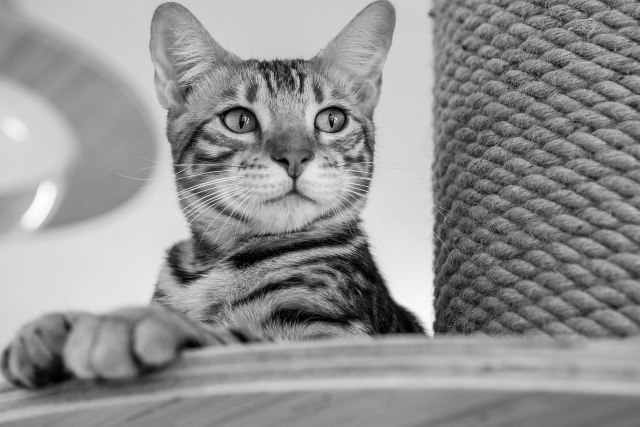
#> input picture python/jobsheet4/src/kucingHitamPutih.jpg, 1280 x 853 px, found by its file name (shown at 1/2 size)
$ python 4.7bingkai2.py
#> lines starting #> are read from the running program, lines starting #| are printed output that depends on the picture; after the words box and inside, x2 and y2 are one past the last pixel; in counts of white or black regions, pixels touching at a corner belong together
import cv2

citra = cv2.imread(r"C:\Raiya Yusuf Priatmojo\Praktik Penginderaan Visual Robot\python\jobsheet4\src\kucingHitamPutih.jpg")
#> citra is the input picture: shape (853, 1280, 3); min 0, max 255, mean 145.5
scale_percent = 50
width = int(citra.shape[1] * scale_percent / 100)
#> width = 640
height = int(citra.shape[0] * scale_percent / 100)
#> height = 426
citra = cv2.resize(citra, (width, height), interpolation=cv2.INTER_AREA)
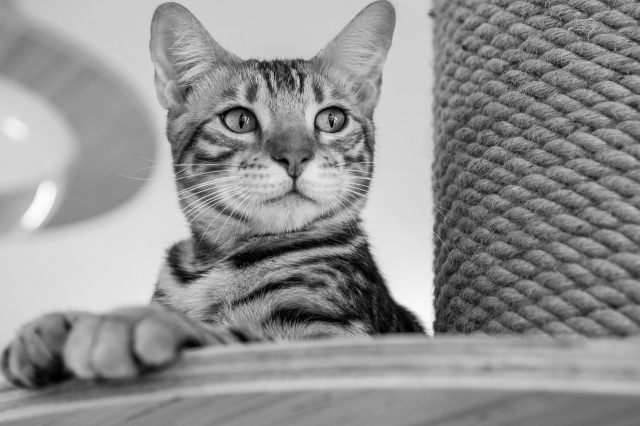
#> citra: shape (426, 640, 3); min 0, max 253, mean 145.5

hasil = citra.copy()

TEBAL = 20
HITAM = [0, 0, 0]

jumBaris = hasil.shape[0]
#> jumBaris = 426
jumKolom = hasil.shape[1]
#> jumKolom = 640

for baris in range(TEBAL):
    for kolom in range(jumKolom):
        hasil[baris, kolom] = HITAM
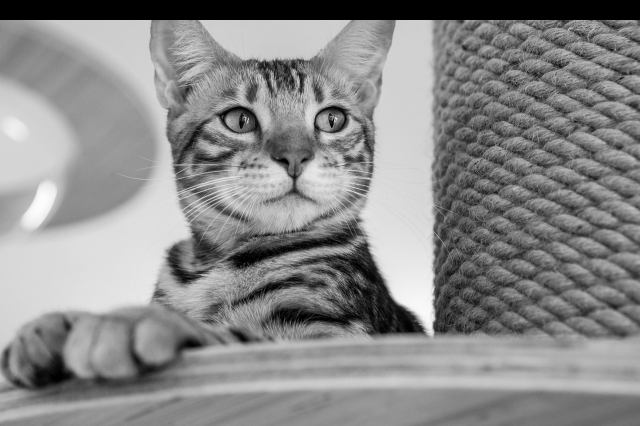
#> hasil: shape (426, 640, 3); 4.69% of pixels changed, all inside (x1, y1, x2, y2) = (0, 0, 640, 20)

for baris in range(jumBaris - TEBAL - 1, jumBaris):
    for kolom in range(jumKolom):
        hasil[baris, kolom] = HITAM
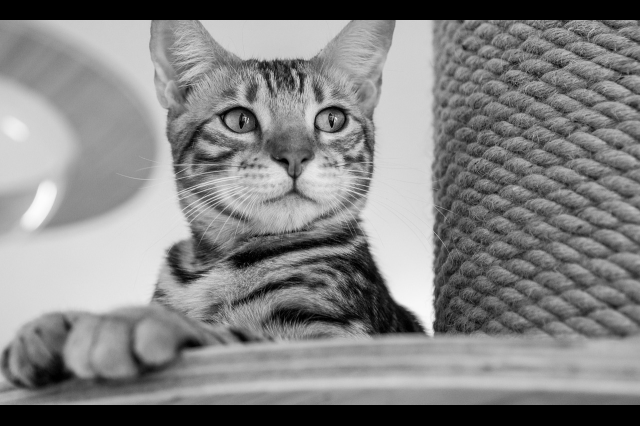
#> hasil: shape (426, 640, 3); 4.93% of pixels changed, all inside (x1, y1, x2, y2) = (0, 405, 640, 426)

for baris in range(TEBAL, jumBaris - TEBAL - 1):
    for kolom in range(TEBAL):
        hasil[baris, kolom] = HITAM
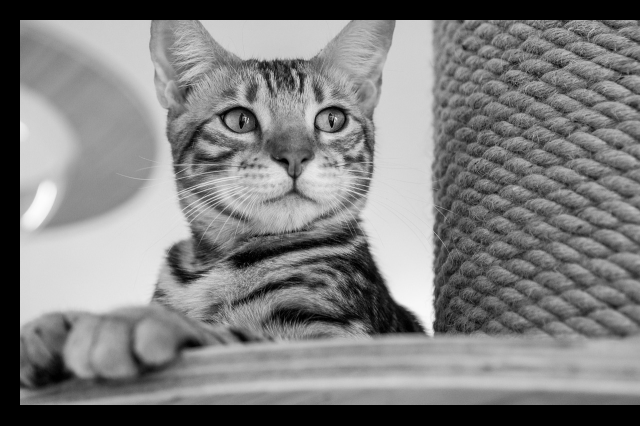
#> hasil: shape (426, 640, 3); 2.82% of pixels changed, all inside (x1, y1, x2, y2) = (0, 20, 20, 405)

for baris in range(TEBAL, jumBaris - TEBAL - 1):
    for kolom in range(jumKolom - TEBAL - 1, jumKolom):
        hasil[baris, kolom] = HITAM
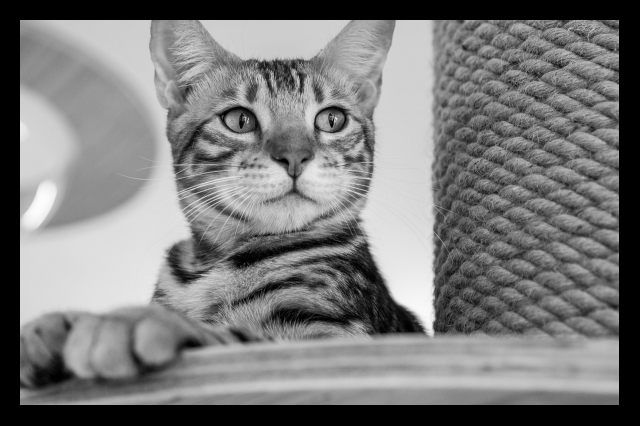
#> hasil: shape (426, 640, 3); 2.97% of pixels changed, all inside (x1, y1, x2, y2) = (619, 20, 640, 405)

cv2.imshow('Gambar asal', citra)
cv2.imshow('Gambar hasil', hasil)
cv2.waitKey(0)
cv2.destroyAllWindows()

$ run again, with python/jobsheet4/src/peppers2.jpg copied over python/jobsheet4/src/kucingHitamPutih.jpg
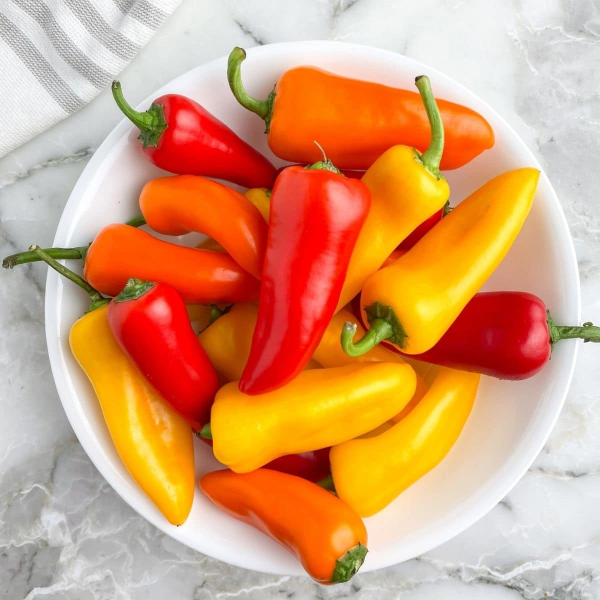
#> input picture python/jobsheet4/src/peppers2.jpg, 1200 x 1200 px, found by its file name (shown at 1/2 size)
#> citra is the input picture: shape (1200, 1200, 3); mean B, G, R 118, 159, 216.2
#> citra: shape (600, 600, 3)
#> after the loop `for baris in range(TEBAL, jumBaris - TEBAL - 1):`:
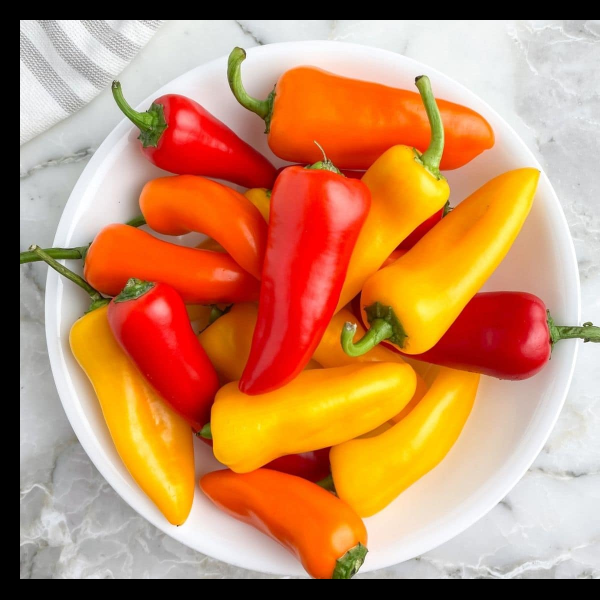
#> hasil: shape (600, 600, 3); mean B, G, R 97.8, 138.8, 196.1
#> after the loop `for baris in range(TEBAL, jumBaris - TEBAL - 1):`:
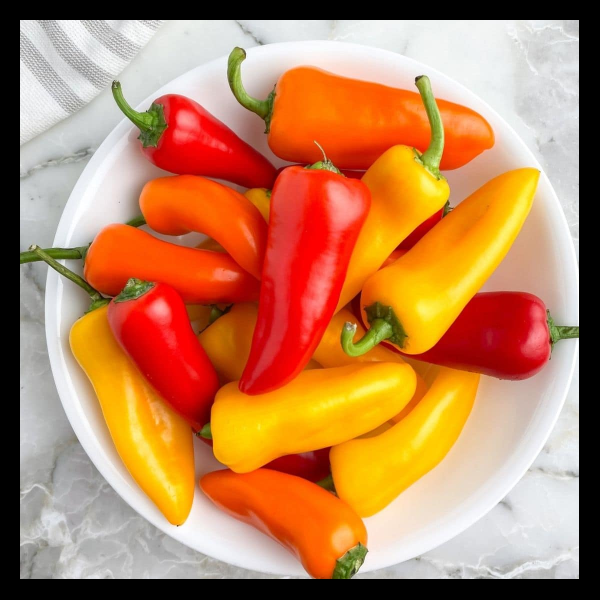
#> hasil: shape (600, 600, 3); 3.26% of pixels changed, all inside (x1, y1, x2, y2) = (579, 20, 600, 579)

$ run again, with python/jobsheet4/src/kucingCape.png saved as python/jobsheet4/src/kucingHitamPutih.jpg
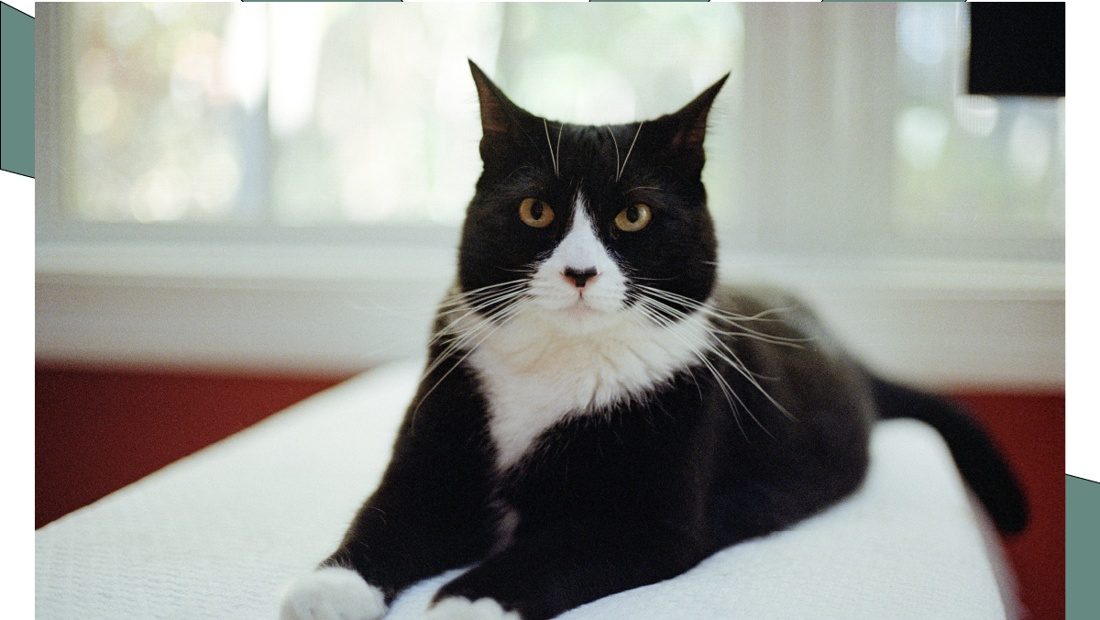
#> input picture python/jobsheet4/src/kucingCape.png, 1100 x 620 px, found by its file name
#> citra is the input picture: shape (620, 1100, 3); mean B, G, R 146.2, 151.2, 150.8
#> citra: shape (310, 550, 3)
#> after the loop `for baris in range(TEBAL, jumBaris - TEBAL - 1):`:
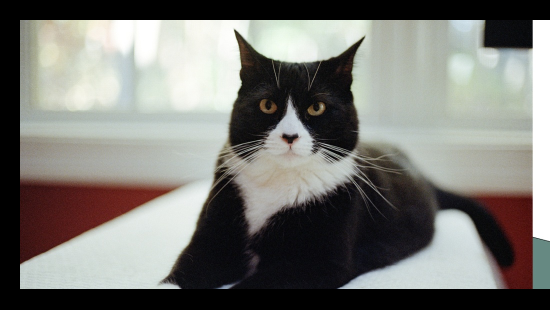
#> hasil: shape (310, 550, 3); mean B, G, R 115.8, 120.2, 120.8
#> after the loop `for baris in range(TEBAL, jumBaris - TEBAL - 1):`:
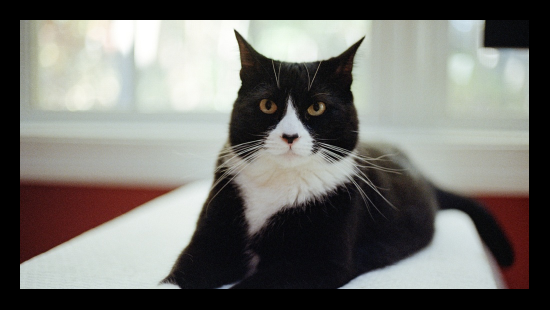
#> hasil: shape (310, 550, 3); 3.31% of pixels changed, all inside (x1, y1, x2, y2) = (529, 20, 550, 289)
